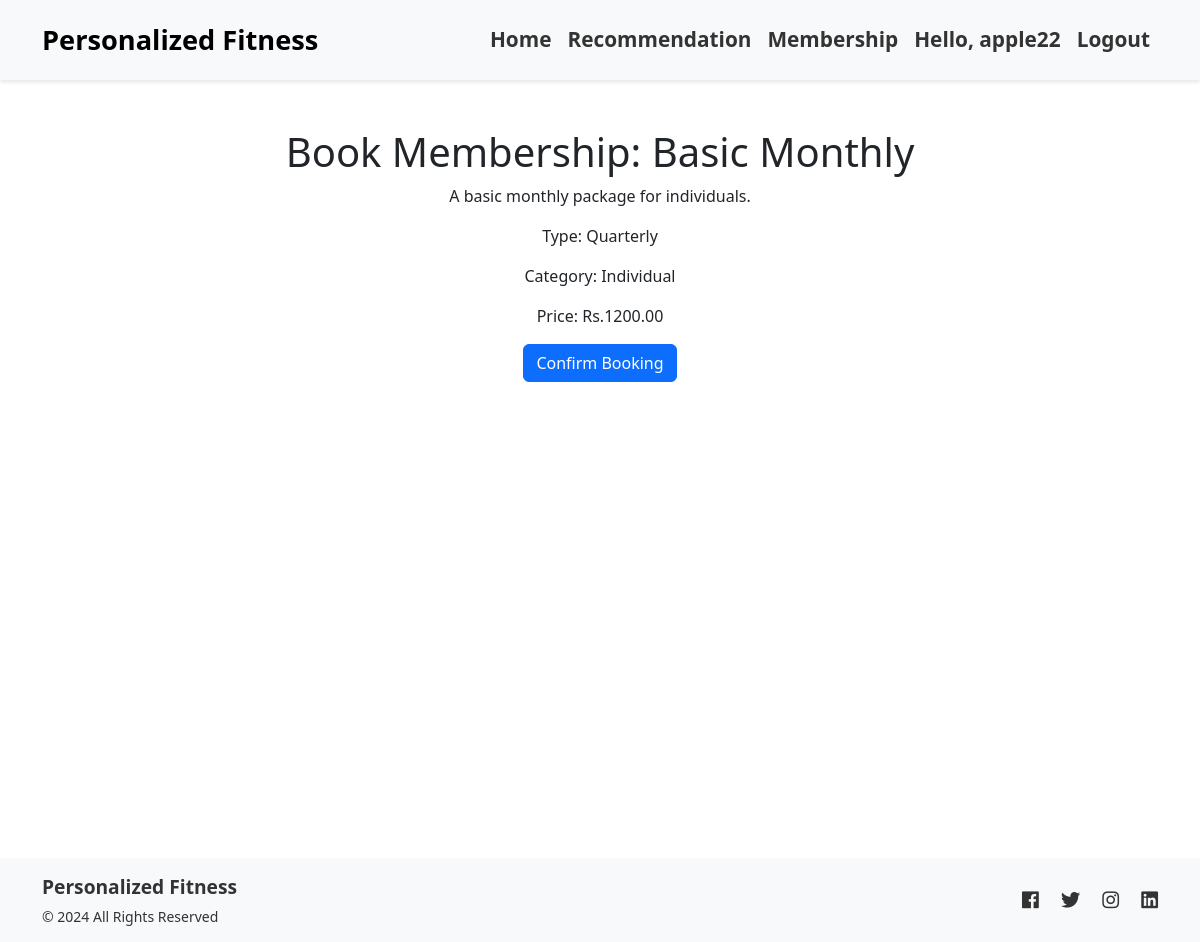
The page /membership/book-membership/1/ (signed in) on the database its author committed.
### membership/models.py (models this page shows, shortened)
class Package(models.Model):
    PACKAGE_CHOICES = [
        ('Monthly', 'Monthly'),
        ('Quarterly', 'Quarterly'),
        ('Semi-Annually', 'Semi-Annually'),
        ('Annually', 'Annually'),
    ]
    CATEGORY_CHOICES = [
        ('Individual', 'Individual'),
        ('Student', 'Student'),
        ('Couple', 'Couple'),
        ('Family', 'Family'),
    ]
    name = models.CharField(max_length=50, unique=True)
    description = models.TextField(blank=True, null=True)
    package_type = models.CharField(max_length=20, choices=PACKAGE_CHOICES)
    category = models.CharField(max_length=20, choices=CATEGORY_CHOICES, default='Individual')
    price = models.DecimalField(max_digits=10, decimal_places=2)
    is_active = models.BooleanField(default=True)
    created_at = models.DateTimeField(auto_now_add=True)
    updated_at = models.DateTimeField(auto_now=True)

### membership/views.py (the view, shortened to what this page needs)
# urls.py: path('book-membership/<int:package_id>/', views.book_membership, name='book_membership'),
@login_required(login_url='login')
def book_membership(request, package_id):
    package = get_object_or_404(Package, id=package_id, is_active=True)
    existing_booking = Booking.objects.filter(user=request.user, membership_package=package, status='Pending').first()
    if existing_booking:
        messages.warning(request, f"You already have a pending booking for the '{package.name}' package.")
        return redirect('packages')
    return render(request, 'bookings/book_membership.html', {'package': package})

### membership/templates/bookings/book_membership.html (shortened to what this page needs)
{% extends 'main.html' %}
{% block content %}
<div class="conatiner py-5 text-center">
    <h1>Book Membership: {{ package.name }}</h1>
    <p>{{ package.description }}</p>
    <p>Type: {{ package.package_type }}</p>
    <p>Category: {{ package.category }}</p>
    <p>Price: Rs.{{ package.price }}</p>
    <form method="post">
        <button type="submit" class="btn btn-primary">Confirm Booking</button>
    </form>
</div>
{% endblock %}

### templates/navbar.html (shortened to what this page needs)
<nav class="navbar navbar-expand-lg navbar-light bg-light fixed-top">
  <div class="container">
    <a class="navbar-brand" href="/">Personalized Fitness</a>
    <div class="collapse navbar-collapse" id="navbarNavDropdown">
      <ul class="navbar-nav ms-auto">
        <li class="nav-item">
          <a id="home-link" class="nav-link" aria-current="page" href="/">Home</a>
        </li>
        <li class="nav-item">
          <a id="recommendation-link" class="nav-link" href="{% url 'recommendation' %}">Recommendation</a>
        </li>
        <li class="nav-item">
          <a id="packages-link" class="nav-link" href="{% url 'packages' %}">Membership</a>
        </li>
        {% if user.is_authenticated %}
        {% if user.is_superuser %}
        <li class="nav-item">
          <a id="dashboard-link" class="nav-link" href="{% url 'dashboard' %}">Dashboard</a>
        </li>
        <li class="nav-item">
          <a id="booking-link" class="nav-link" href="{% url 'booking_list' %}">Booking</a>
        </li>
        <li class="nav-item">
          <a id="exercise-link" class="nav-link" href="{% url 'exercise_list' %}">Exercises</a>
        </li>
        <li class="nav-item">
          <a id="food-link" class="nav-link" href="{% url 'food_list' %}">Foods</a>
        </li>
        {% else %}
        <li class="nav-item">
          <span class="nav-link">Hello, {{request.user}}</span>
        </li>
        {% endif %}
        <li class="nav-item">
          <a id="logout-link" class="nav-link" href="{% url 'logout' %}">Logout</a>
        </li>
        {% else %}
        <li class="nav-item">
          <a id="login-link" class="nav-link" href="{% url 'login' %}">Login</a>
        </li>
        {% endif %}
      </ul>
    </div>
  </div>
</nav>

### templates/navbar.html (style rules this page uses)
.navbar { background-color: #f8f9fa; box-shadow: 0 2px 4px rgba(0, 0, 0, .1); min-height: 80px; }
.navbar-brand { font-weight: 700; color: black; font-size: 1.7rem; }
.nav-link { font-weight: 600; color: #333; transition: color 0.3s ease; padding-top: 12px; padding-bottom: 12px; font-size: 1.3rem; }

### rows shown on the page
Package: name "Basic Monthly", description "A basic monthly package for individuals.", package_type "Quarterly", category "Individual", price "1200.00"

### other values the page prints
{{ request.user }} "apple22"
